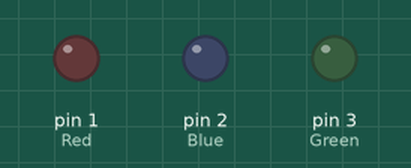
A sketch run on a simulated Arduino Uno, built with avr-gcc and run on an emulated ATmega328P. Shown: output pins drawn as LEDs (lit = HIGH).

Above: at 0.05 s.
Timing chart, 0 to 4.6 s (numbered marks = the images above):
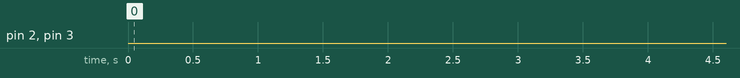

The sketch:

assignment.ino
```cpp
int Red =1;
int Blue=2;
int Green=3;
void setup(){
  /*pinMode(Red, OUTPUT);
  pinMode(Blue, OUTPUT);
  pinMode(Green, OUTPUT);*/
  SETUP();
}
void loop(){
  /*
   int j=1;
  while (j<=5)
{ digitalWrite(RED, HIGH);
    DELAY();
  digitalWrite(RED, LOW);
  DELAY();
 j++; }
  int j=1;
  while (j<=5)
{ digitalWrite(Blue, HIGH);
    DELAY();
  digitalWrite(Blue, LOW);
  DELAY();
 j++;}
 for (int j=1; j<=5,j++;)
{ digitalWrite(Green, HIGH);
    DELAY();
  digitalWrite(Green, LOW);
  DELAY();

}*/
  RED();
  BLUE();
  GREEN();
}
```

BLUE.ino
```cpp
void BLUE(){
  int j=1;
  while (j<=5)
{ digitalWrite(Blue, HIGH);
    DELAY();
  digitalWrite(Blue, LOW);
  DELAY();
 j++;
}
}
```

DELAY.ino
```cpp
void DELAY(){
   delay(1000);
}
```

GREEN.ino
```cpp
  void GREEN(){
  for (int j=1; j<=5,j++;)
{ digitalWrite(Green, HIGH);
    DELAY();
  digitalWrite(Green, LOW);
  DELAY();

}
}
```

RED.ino
```cpp
void RED(){
  int j=1;
  while (j<=5)
{ digitalWrite(RED, HIGH);
    DELAY();
  digitalWrite(RED, LOW);
  DELAY();
 j++;
}
}
```

SETUP.ino
```cpp
void SETUP(){
  pinMode(Red, OUTPUT);
  pinMode(Blue, OUTPUT);
  pinMode(Green, OUTPUT);
}
```

Measured:
- by itself, pin 2 (Blue): LOW → HIGH at 10.0 s, → LOW 1.0 s later, → HIGH 1.0 s later, → LOW 1.0 s later, … (10 changes in this stretch)
- by itself, pin 3 (Green): LOW → HIGH at 20.0 s, → LOW 1.0 s later, → HIGH 1.0 s later, → LOW 1.0 s later, … (110 changes in this stretch)
